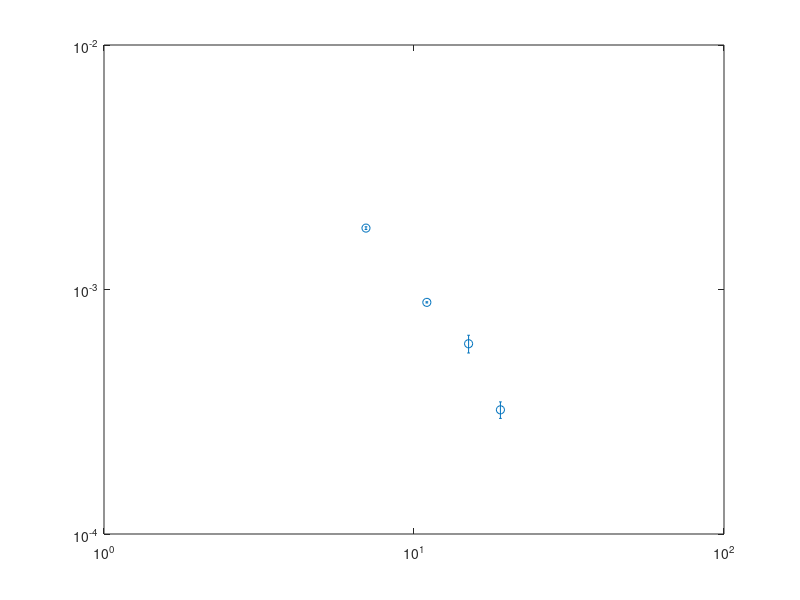

This figure's MATLAB source: (Note: this script raises an error after producing the figure.)
clear;
figure;
Lx = [16,24, 32, 40];
distance = [7, 11,  15, 19];
SC = [0.001783, 0.000886, 0.000600, 0.000322];
% SC = [0.002034, 0.000886,0.000626,  0.000504];
err = [0.000022, 0.000005, 0.000050,0.000025];
%15: 6.1e-4
% 9: 1.026e-3
h1 = errorbar(distance(1:4), SC(1:4), err(1:4),'o');hold on;
set(gca, 'XScale','log', 'YScale','log')
p = fit(log(distance([1:2,3])'),log(SC([1:2,3])'),'poly1');
fprintf('Ksc=%.5f\n',-p.p1);
x = distance(1):0.5:distance(end)+2;
fl=loglog(x,exp(p.p2)*x.^p.p1,'-.');
% T=text(8,4.5e-3,['$K_{sc}=',num2str(-p.p1),'$']);
% set(T,'Interpreter','latex');set(T,'Fontsize',28);

set(gca, 'XTick', [7,11,15,19]);
set(gca,'XTickLabel',{'7','11','15','19'});
% set(gca, 'YLim', [1e-4, 2e-3]);
set(gca,'fontsize',24);
set(gca,'linewidth',1.5);
set(h1,'markersize',10);
set(get(gca,'Children'),'linewidth',3); % Set line width 1.5 pounds
xlabel('$r$','Interpreter','latex');
ylabel('$\Phi_{yy}(r)$','Interpreter','latex');
set(get(gca,'XLabel'),'FontSize',24); 
set(get(gca,'YLabel'),'FontSize',24); 

set(gca, 'Xlim', [6,20]);
set(gcf,'position',[1000,1000,450,350]);
